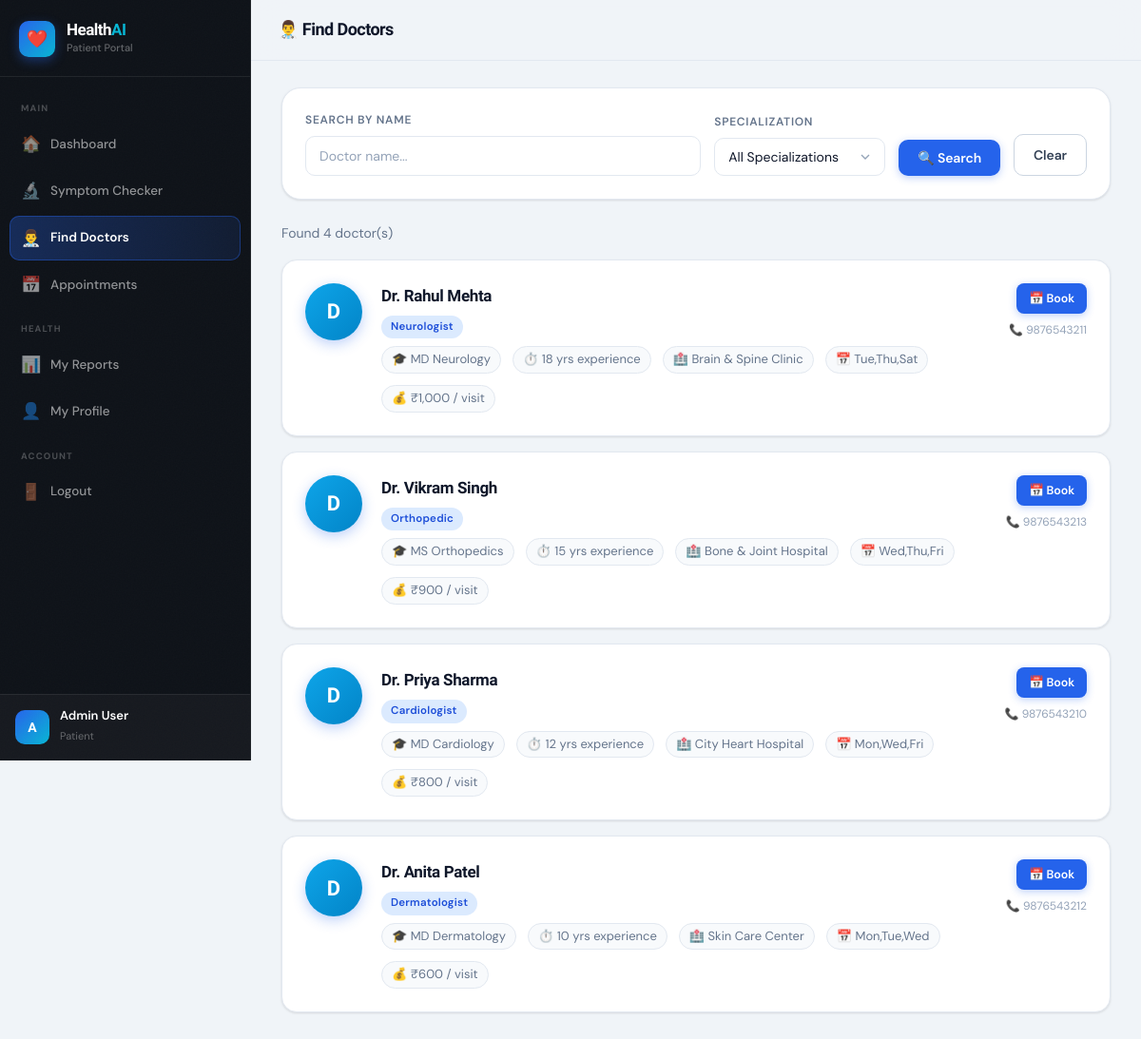
Screenshot of /modules/doctor_suggest.php (signed in) with the database file from the repository.
### tables this page shows
CREATE TABLE doctors (
    id INT AUTO_INCREMENT PRIMARY KEY,
    user_id INT NOT NULL,
    specialization VARCHAR(100),
    qualification VARCHAR(100),
    experience INT,
    available_days VARCHAR(100),
    fee DECIMAL(10,2),
    hospital VARCHAR(150),
    FOREIGN KEY (user_id) REFERENCES users(id) ON DELETE CASCADE
);

CREATE TABLE users (
    id INT AUTO_INCREMENT PRIMARY KEY,
    name VARCHAR(100) NOT NULL,
    email VARCHAR(100) UNIQUE NOT NULL,
    password VARCHAR(255) NOT NULL,
    role ENUM('patient','doctor','admin') DEFAULT 'patient',
    phone VARCHAR(15),
    gender ENUM('Male','Female','Other'),
    age INT,
    address TEXT,
    profile_pic VARCHAR(255) DEFAULT 'default.png',
    created_at TIMESTAMP DEFAULT CURRENT_TIMESTAMP
);

### modules/doctor_suggest.php (the view, shortened to what this page needs)
<?php
$db      = getDB();
$search  = trim($_GET['search'] ?? '');
$sql    = "SELECT u.id, u.name, u.email, u.phone, u.gender,
                  d.specialization, d.qualification, d.experience,
                  d.available_days, d.fee, d.hospital
           FROM users u
           JOIN doctors d ON d.user_id = u.id
           WHERE 1=1";
$sql .= " ORDER BY d.experience DESC";
$stmt = $db->prepare($sql);
$stmt->execute();
$doctors = $stmt->get_result()->fetch_all(MYSQLI_ASSOC);
?>
<!DOCTYPE html>
<html lang="en">
<head>
<link rel="stylesheet" href="../assets/css/style.css">
</head>
<body>
<div class="layout">
  <aside class="sidebar">
    <div class="sidebar-logo"><div class="sidebar-logo-icon">❤️</div><div><h2>Health<span>AI</span></h2><p>Patient Portal</p></div></div>
    <nav class="sidebar-nav">
      <div class="nav-section">Main</div>
      <a href="../dashboard/patient.php" class="nav-item"><span class="nav-icon">🏠</span> Dashboard</a>
      <a href="symptom_checker.php" class="nav-item"><span class="nav-icon">🔬</span> Symptom Checker</a>
      <a href="doctor_suggest.php" class="nav-item active"><span class="nav-icon">👨‍⚕️</span> Find Doctors</a>
      <a href="appointment.php" class="nav-item"><span class="nav-icon">📅</span> Appointments</a>
      <div class="nav-section">Health</div>
      <a href="reports.php" class="nav-item"><span class="nav-icon">📊</span> My Reports</a>
      <a href="profile.php" class="nav-item"><span class="nav-icon">👤</span> My Profile</a>
      <div class="nav-section">Account</div>
      <a href="../logout.php" class="nav-item"><span class="nav-icon">🚪</span> Logout</a>
    </nav>
    <div class="sidebar-user">
      <div class="avatar"><?= strtoupper(substr($_SESSION['name'],0,1)) ?></div>
      <div class="user-info"><p><?= htmlspecialchars($_SESSION['name']) ?></p><span>Patient</span></div>
    </div>
  </aside>
  <div class="main-content">
    <div class="topbar"><h1>👨‍⚕️ Find Doctors</h1></div>
    <div class="page-content">
      <div class="card" style="margin-bottom:24px;">
        <form method="GET" style="display:flex;gap:14px;align-items:flex-end;flex-wrap:wrap;">
          <div style="flex:1;min-width:200px;">
            <label class="form-label">Search by Name</label>
            <input type="text" name="search" class="form-control" placeholder="Doctor name..." value="<?= htmlspecialchars($search) ?>">
          </div>
          <div style="min-width:180px;">
            <label class="form-label">Specialization</label>
            <select name="spec" class="form-control">
              <option value="">All Specializations</option>
            </select>
          </div>
          <button type="submit" class="btn btn-primary">🔍 Search</button>
          <a href="doctor_suggest.php" class="btn btn-outline">Clear</a>
        </form>
      </div>
      <p style="color:#64748b;font-size:14px;margin-bottom:16px;">Found <?= count($doctors) ?> doctor(s)</p>
      <?php if (empty($doctors)): ?>
        <div class="card" style="text-align:center;padding:48px;">
          <div style="font-size:48px;margin-bottom:16px;">🔍</div>
          <h3>No doctors found</h3>
          <p style="color:#64748b;margin-top:8px;"><a href="doctor_suggest.php" style="color:#0ea5e9;">Clear filters</a> to see all doctors.</p>
        </div>
      <?php else: ?>
        <div style="display:flex;flex-direction:column;gap:16px;">
          <?php foreach ($doctors as $doc): ?>
          <div class="doctor-card">
            <div class="doctor-avatar"><?= strtoupper(substr($doc["name"],0,1)) ?></div>
            <div class="doctor-info">
              <h3><?= htmlspecialchars($doc['name']) ?></h3>
              <span class="badge badge-info"><?= htmlspecialchars($doc['specialization']) ?></span>
              <div class="doctor-meta">
                <span>🎓 <?= htmlspecialchars($doc['qualification']) ?></span>
                <span>⏱️ <?= $doc['experience'] ?> yrs experience</span>
                <span>🏥 <?= htmlspecialchars($doc['hospital']) ?></span>
                <span>📅 <?= htmlspecialchars($doc['available_days']) ?></span>
                <span>💰 ₹<?= number_format($doc['fee'],0) ?> / visit</span>
              </div>
            </div>
            <div class="doctor-actions">
              <a href="appointment.php?doctor_id=<?= $doc['id'] ?>" class="btn btn-primary btn-sm">📅 Book</a>
              <span style="font-size:12px;color:#94a3b8;">📞 <?= htmlspecialchars($doc['phone'] ?? 'N/A') ?></span>
            </div>
          </div>
          <?php endforeach; ?>
        </div>
      <?php endif; ?>
    </div>
  </div>
</div>
</body>
</html>

### modules/doctor_suggest.php (style rules this page uses)
.doctor-card { background: #fff; border: 1px solid #e2e8f0; border-radius: 16px; padding: 24px; display: flex; gap: 20px; align-items: flex-start; transition: box-shadow .2s; }
.doctor-avatar { width: 60px; height: 60px; border-radius: 50%; background: linear-gradient(135deg,#0ea5e9,#0284c7); color: #fff; display: flex; align-items: center; justify-content: center; font-size: 22px; font-weight: 800; flex-shrink: 0; }
.doctor-info { flex: 1; }
.doctor-info h3 { font-size: 17px; font-weight: 700; margin-bottom: 4px; }
.doctor-meta { display: flex; flex-wrap: wrap; gap: 12px; margin-top: 8px; }
.doctor-meta span { font-size: 13px; color: #64748b; display: flex; align-items: center; gap: 5px; }
.doctor-actions { display: flex; flex-direction: column; gap: 8px; align-items: flex-end; }

### rows the page displays
doctors: user.name "D", user.name "Dr. Rahul Mehta", specialization "Neurologist", qualification "MD Neurology", experience "18", hospital "Brain & Spine Clinic", available_days "Tue,Thu,Sat", fee "1,000", user.phone "9876543211"
doctors: user.name "D", user.name "Dr. Vikram Singh", specialization "Orthopedic", qualification "MS Orthopedics", experience "15", hospital "Bone & Joint Hospital", available_days "Wed,Thu,Fri", fee "900", user.phone "9876543213"
doctors: user.name "D", user.name "Dr. Priya Sharma", specialization "Cardiologist", qualification "MD Cardiology", experience "12", hospital "City Heart Hospital", available_days "Mon,Wed,Fri", fee "800", user.phone "9876543210"
doctors: user.name "D", user.name "Dr. Anita Patel", specialization "Dermatologist", qualification "MD Dermatology", experience "10", hospital "Skin Care Center", available_days "Mon,Tue,Wed", fee "600", user.phone "9876543212"

### other values shown
substr($_SESSION['name'],0,1) "A"
$_SESSION['name'] "Admin User"
count($doctors) "4"
